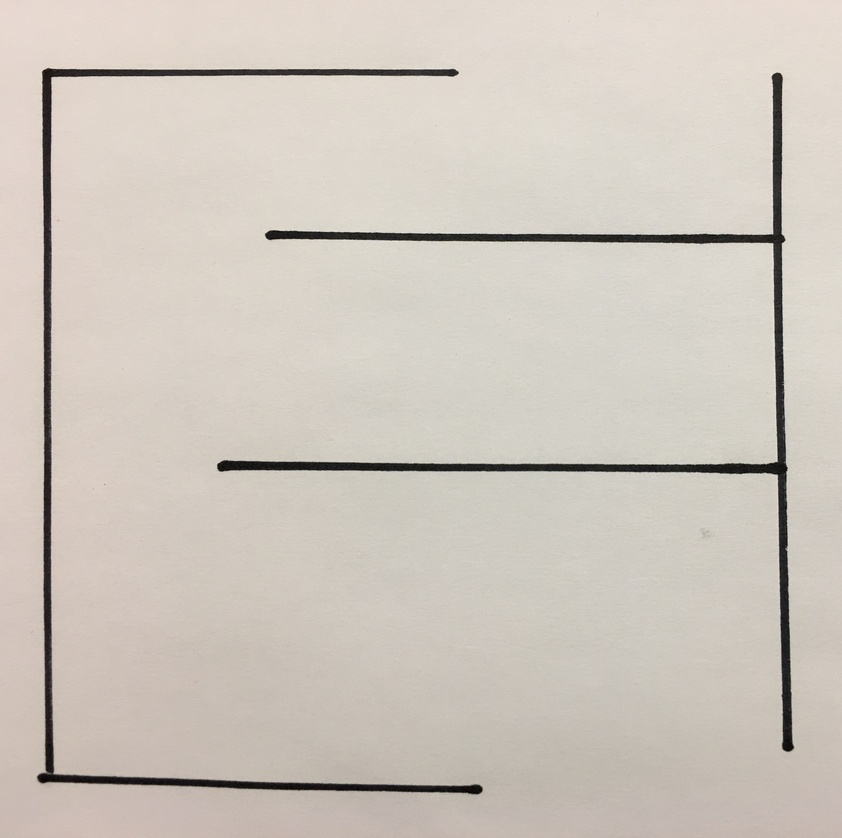
#> input picture IMG_0293.jpg, 842 x 838 px, shrunk from 3039 x 3021 before the run
$ python BlackWhite2.py --input IMG_0293.jpg --output out.png   (older library calls are emulated)
#> lines starting #> are read from the running program, lines starting #| are printed output that depends on the picture; after the words box and inside, x2 and y2 are one past the last pixel; in counts of white or black regions, pixels touching at a corner belong together
#!/usr/bin/env python
# -*- coding: utf-8 -*-

"""Binarize (make it black and white) an image with Pyhton."""

from PIL import Image
from scipy.misc import imsave
import numpy

height = 0
width = 0

def binarize_image(img_path, threshold):
    """Binarize an image."""
#> called with img_path = 'IMG_0293.jpg', threshold = 200
    image_file = Image.open(img_path)
#> image_file is the input picture: PIL image 842x838 RGB; mean R, G, B 206, 198.5, 189.6
    image = image_file.convert('L')  # convert image to monochrome
    image = numpy.array(image)
    height, width = image_file.size
#> height = 842; width = 838
    image = binarize_array(image, threshold)
    #imsave(target_path, image)
    listImage = image
    return listImage

def binarize_array(numpy_array, threshold=200):
    """Binarize a numpy array."""
#> called with threshold = 200
    result = [[1 for x in range(width)] for y in range(height)]
    for i in range(len(numpy_array)):
        for j in range(len(numpy_array[i])):
           if numpy_array[i][j] > threshold:
                numpy_array[i][j] = 0 #white
           else:
                numpy_array[i][j] = 1
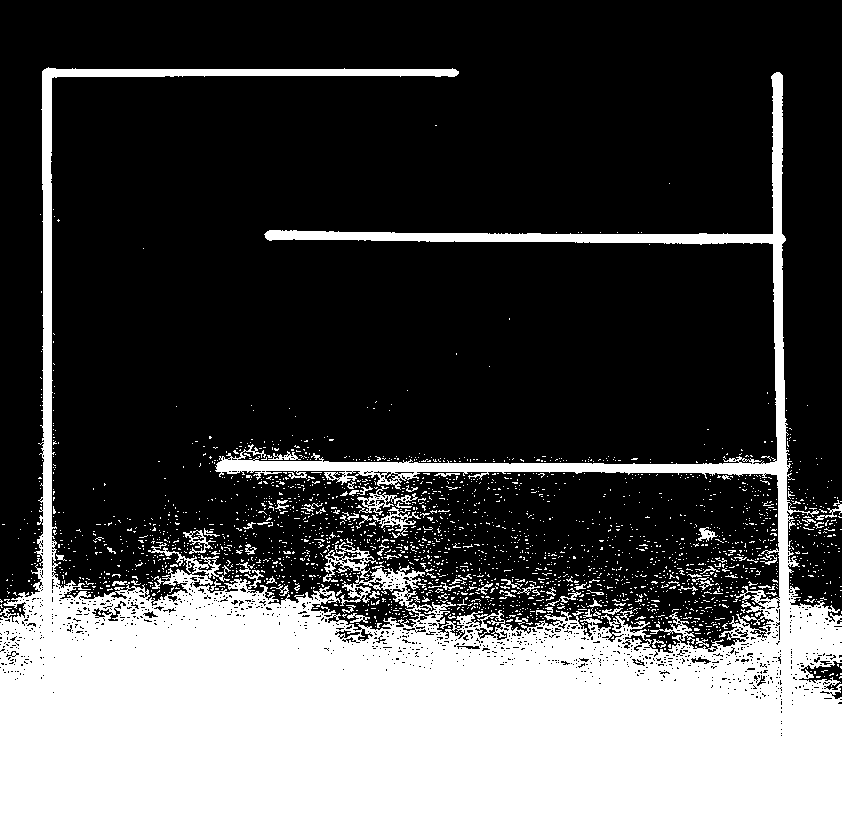
#> numpy_array: shape (838, 842); values 0 (black) and 1 (white), 32% white; 2416 white regions (2334 under 20 px), largest, box (x1, y1, x2, y2) and area: (0, 67, 842, 838) 213329, (323, 542, 378, 582) 690, (356, 486, 418, 515) 458
    #print(numpy_array)
    return numpy_array


def get_parser():
    """Get parser object for script xy.py."""
    from argparse import ArgumentParser, ArgumentDefaultsHelpFormatter
    parser = ArgumentParser(description=__doc__,
                            formatter_class=ArgumentDefaultsHelpFormatter)
    parser.add_argument("-i", "--input",
                        dest="input",
                        help="read this file",
                        metavar="FILE",
                        required=True)
    parser.add_argument("-o", "--output",
                        dest="output",
                        help="write binarized file hre",
                        metavar="FILE",
                        required=True)
    parser.add_argument("--threshold",
                        dest="threshold",
                        default=200,
                        type=int,
                        help="Threshold when to show white")
    return parser


if __name__ == "__main__":
    args = get_parser().parse_args()
    binarize_image(args.input, args.threshold)
